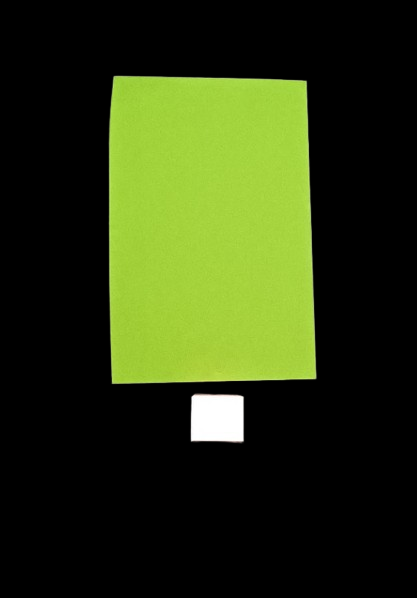
#> input picture Individual_Code/Jacques Van Niekerk/latest/images/data6.png, 417 x 598 px
$ python test2.py
#> lines starting #> are read from the running program, lines starting #| are printed output that depends on the picture
import cv2
import numpy as np
from matplotlib import pyplot as plt
import math
import sys

#image = cv2.imread("./images/results/filter_result.png")
image = cv2.imread("./images/data6.png")
#> image is the input picture: shape (598, 417, 3); mean B, G, R 17.6, 54.2, 43
gray = cv2.cvtColor(image, cv2.COLOR_BGR2GRAY)
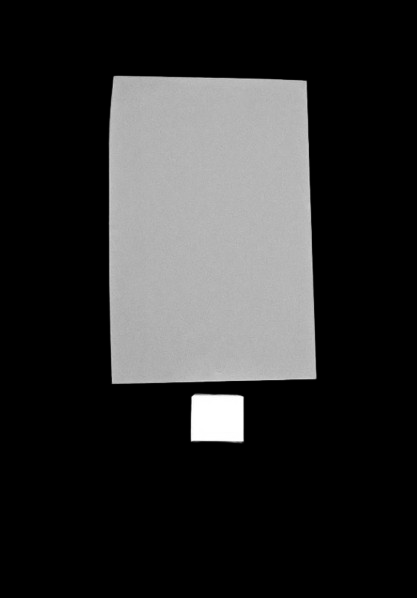
#> gray: shape (598, 417); min 0, max 255, mean 46.7
area = cv2.countNonZero(gray)
#> area = 65350
print(area)
#| 65350

$ run again, with Individual_Code/Jacques Van Niekerk/latest/images/data1.png copied over Individual_Code/Jacques Van Niekerk/latest/images/data6.png
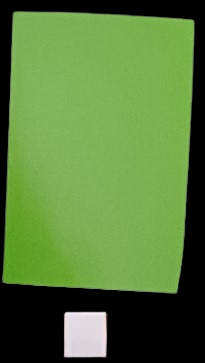
#> input picture Individual_Code/Jacques Van Niekerk/latest/images/data1.png, 205 x 363 px
#> image is the input picture: shape (363, 205, 3); mean B, G, R 58.2, 122.3, 87.5
#> `gray = cv2.cvtColor(image, cv2.COLOR_BGR2GRAY)`:
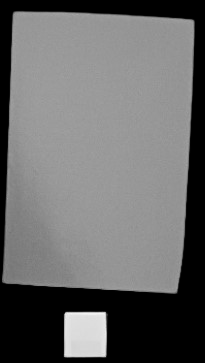
#> gray: shape (363, 205); min 0, max 244, mean 104.6
#> area = 52827
#| 52827

$ run again, with Individual_Code/Jacques Van Niekerk/latest/images/data2.png copied over Individual_Code/Jacques Van Niekerk/latest/images/data6.png
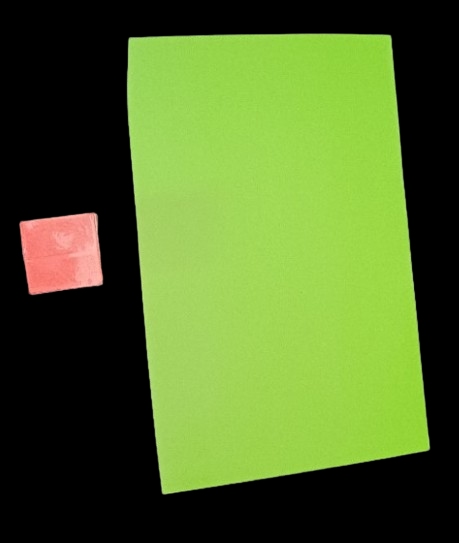
#> input picture Individual_Code/Jacques Van Niekerk/latest/images/data2.png, 459 x 543 px
#> image is the input picture: shape (543, 459, 3); mean B, G, R 41.1, 105.3, 80.7
#> `gray = cv2.cvtColor(image, cv2.COLOR_BGR2GRAY)`:
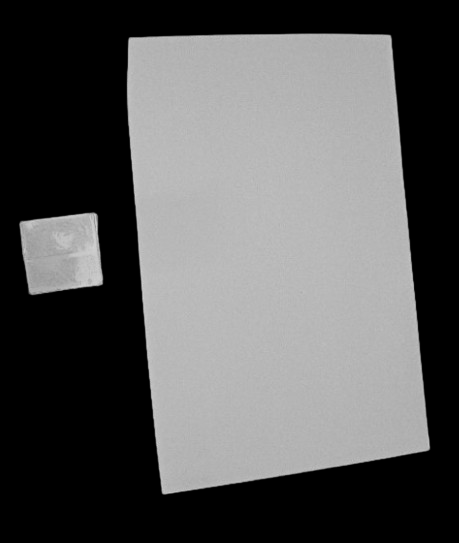
#> gray: shape (543, 459); min 0, max 211, mean 90.7
#> area = 126522
#| 126522
